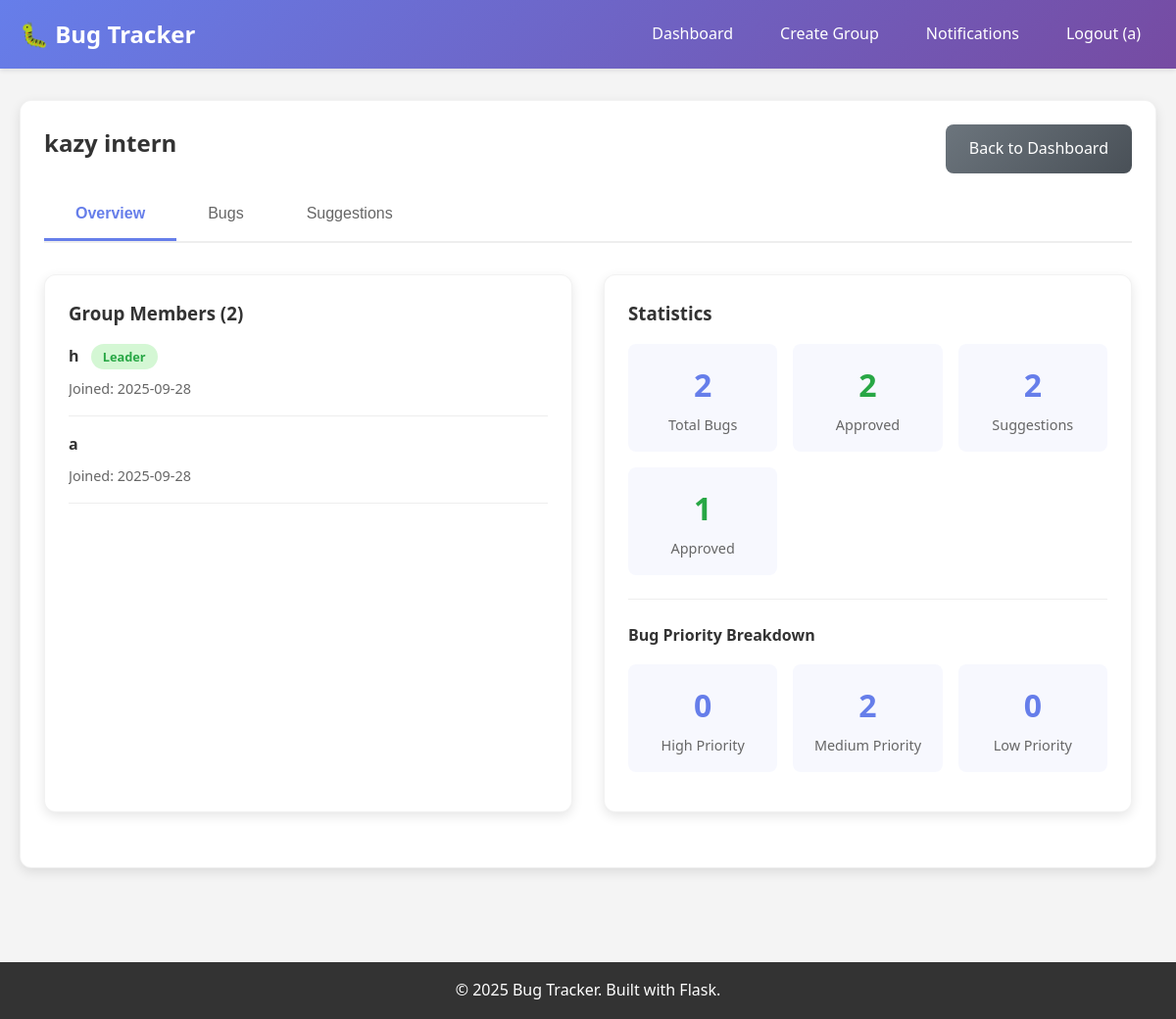
The page /group/1 (signed in) on the database its author committed.
### tables this page shows
CREATE TABLE groups (
            id INTEGER PRIMARY KEY AUTOINCREMENT,
            name TEXT NOT NULL,
            description TEXT,
            leader_id INTEGER NOT NULL,
            created_at TIMESTAMP DEFAULT CURRENT_TIMESTAMP,
            FOREIGN KEY (leader_id) REFERENCES users (id)
        );

CREATE TABLE memberships (
            id INTEGER PRIMARY KEY AUTOINCREMENT,
            user_id INTEGER NOT NULL,
            group_id INTEGER NOT NULL,
            joined_at TIMESTAMP DEFAULT CURRENT_TIMESTAMP,
            FOREIGN KEY (user_id) REFERENCES users (id),
            FOREIGN KEY (group_id) REFERENCES groups (id),
            UNIQUE(user_id, group_id)
        );

CREATE TABLE users (
            id INTEGER PRIMARY KEY AUTOINCREMENT,
            username TEXT UNIQUE NOT NULL,
            email TEXT UNIQUE NOT NULL,
            password_hash TEXT NOT NULL,
            created_at TIMESTAMP DEFAULT CURRENT_TIMESTAMP
        , reset_token TEXT, reset_token_expires TIMESTAMP);

### app.py (the view)
@app.route('/group/<int:group_id>')
def group_detail(group_id):
    if 'user_id' not in session:
        return redirect(url_for('login'))
    conn = get_db_connection()
    membership = conn.execute(
        'SELECT * FROM memberships WHERE user_id = ? AND group_id = ?',
        (session['user_id'], group_id)
    ).fetchone()
    if not membership:
        flash('You are not a member of this group!', 'error')
        conn.close()
        return redirect(url_for('dashboard'))
    group = conn.execute(
        'SELECT g.*, u.username as leader_name FROM groups g JOIN users u ON g.leader_id = u.id WHERE g.id = ?',
        (group_id,)
    ).fetchone()
    members = conn.execute('''
        SELECT u.id as user_id, u.username, m.joined_at,
               CASE WHEN gl.user_id IS NOT NULL THEN gl.user_id ELSE NULL END as is_leader
        FROM memberships m
        JOIN users u ON m.user_id = u.id
        LEFT JOIN group_leaders gl ON m.user_id = gl.user_id AND m.group_id = gl.group_id
        WHERE m.group_id = ?
        ORDER BY gl.user_id DESC NULLS LAST, u.username
    ''', (group_id,)).fetchall()
    bugs = conn.execute('''
        SELECT b.*, u.username as reporter_name, approver.username as approved_by_name
        FROM bugs b
        JOIN users u ON b.reporter_id = u.id
        LEFT JOIN users approver ON b.approved_by = approver.id
        WHERE b.group_id = ?
        ORDER BY b.created_at DESC
    ''', (group_id,)).fetchall()
    suggestions = conn.execute('''
        SELECT s.*, u.username as author_name, reviewer.username as reviewed_by_name
        FROM suggestions s
        JOIN users u ON s.author_id = u.id
        LEFT JOIN users reviewer ON s.reviewed_by = reviewer.id
        WHERE s.group_id = ?
        ORDER BY s.created_at DESC
    ''', (group_id,)).fetchall()
    is_leader = is_group_leader(session['user_id'], group_id)
    conn.close()
    return render_template('group_detail.html',
                         group=group, members=members, bugs=bugs,
                         suggestions=suggestions, is_leader=is_leader)

### app.py (called while the page is built)
def get_db_connection():
    conn = sqlite3.connect('bug_tracker.db')
    conn.row_factory = sqlite3.Row
    return conn

def is_group_leader(user_id, group_id):
    conn = get_db_connection()
    leader = conn.execute(
        'SELECT id FROM group_leaders WHERE user_id = ? AND group_id = ?',
        (user_id, group_id)
    ).fetchone()
    conn.close()
    return leader is not None

### templates/group_detail.html (shortened to what this page needs)
{% extends "base.html" %}
{% block content %}
<div class="card">
    <div class="item-header">
        <div>
            <h2>{{ group.name }}</h2>
        </div>
        <a href="{{ url_for('dashboard') }}" class="btn btn-secondary">Back to Dashboard</a>
    </div>
    <div class="tabs">
        <button class="tab active" onclick="showTab(event, 'overview')">Overview</button>
        <button class="tab" onclick="showTab(event, 'bugs')">Bugs</button>
        <button class="tab" onclick="showTab(event, 'suggestions')">Suggestions</button>
    </div>
    <div id="overview" class="tab-content active">
        <div class="grid grid-2">
            <div class="card">
                <h3>Group Members ({{ members|length }})</h3>
                <div style="max-height: 400px; overflow-y: auto;">
                    {% for member in members %}
                    <div style="padding: 1rem 0; border-bottom: 1px solid #eee; display: flex; justify-content: space-between; align-items: center;">
                        <div>
                            <strong>{{ member.username }}</strong>
                            {% if member.is_leader %}
                                <span class="status-approved" style="font-size: 0.8rem; margin-left: 0.5rem;">Leader</span>
                            {% endif %}
                            <div class="file-info">Joined: {{ member.joined_at[:10] }}</div>
                        </div>
                    </div>
                    {% endfor %}
                </div>
            </div>
            <div class="card">
                <h3>Statistics</h3>
                <div class="stats-grid">
                    <div class="stat-item">
                        <span class="stat-number">{{ bugs|length }}</span>
                        <div class="stat-label">Total Bugs</div>
                    </div>
                    <div class="stat-item">
                        <span class="stat-number" style="color: #28a745;">{{ bugs|selectattr('status', 'equalto', 'approved')|list|length }}</span>
                        <div class="stat-label">Approved</div>
                    </div>
                    <div class="stat-item">
                        <span class="stat-number">{{ suggestions|length }}</span>
                        <div class="stat-label">Suggestions</div>
                    </div>
                    <div class="stat-item">
                        <span class="stat-number" style="color: #28a745;">{{ suggestions|selectattr('status', 'equalto', 'approved')|list|length }}</span>
                        <div class="stat-label">Approved</div>
                    </div>
                </div>
                <div style="margin-top: 1.5rem; padding-top: 1.5rem; border-top: 1px solid #eee;">
                    <h4>Bug Priority Breakdown</h4>
                    <div class="stats-grid">
                        <div class="stat-item">
                            <span class="stat-number priority-high">{{ bugs|selectattr('priority', 'equalto', 'high')|list|length }}</span>
                            <div class="stat-label">High Priority</div>
                        </div>
                        <div class="stat-item">
                            <span class="stat-number priority-medium">{{ bugs|selectattr('priority', 'equalto', 'medium')|list|length }}</span>
                            <div class="stat-label">Medium Priority</div>
                        </div>
                        <div class="stat-item">
                            <span class="stat-number priority-low">{{ bugs|selectattr('priority', 'equalto', 'low')|list|length }}</span>
                            <div class="stat-label">Low Priority</div>
                        </div>
                    </div>
                </div>
            </div>
        </div>
    </div>
</div>
{% endblock %}

### templates/base.html (style rules this page uses)
* { margin: 0; padding: 0; box-sizing: border-box; }
body { font-family: 'Segoe UI', Tahoma, Geneva, Verdana, sans-serif; line-height: 1.6; color: #333; background-color: #f4f4f4; font-size: 16px; }
.card { background: white; padding: 1.5rem; border-radius: 12px; box-shadow: 0 4px 12px rgba(0,0,0,0.1); margin-bottom: 2rem; border: 1px solid rgba(0,0,0,0.05); }
.btn { background: linear-gradient(135deg, #667eea 0%, #764ba2 100%); color: white; padding: 0.75rem 1.5rem; border: none; border-radius: 8px; cursor: pointer; text-decoration: none; display: inline-block; font-size: 1rem; font-weight: 500; transition: all 0.3s; text-align: center; min-width: 120px; }
.btn-secondary { background: linear-gradient(135deg, #6c757d 0%, #495057 100%); }
.grid { display: grid; gap: 2rem; }
.grid-2 { grid-template-columns: repeat(auto-fit, minmax(300px, 1fr)); }
.status-approved { color: #28a745; font-weight: bold; background: #d4f7d4; padding: 0.25rem 0.75rem; border-radius: 20px; font-size: 0.85rem; }
.priority-high { color: #dc3545; font-weight: bold; }
.priority-medium { color: #ffc107; font-weight: bold; }
.priority-low { color: #28a745; font-weight: bold; }
.item-header { display: flex; justify-content: space-between; align-items: flex-start; margin-bottom: 1rem; gap: 1rem; }
.tabs { display: flex; margin-bottom: 2rem; border-bottom: 2px solid #eee; overflow-x: auto; }
.tab { padding: 1rem 2rem; background: none; border: none; cursor: pointer; font-size: 1rem; border-bottom: 3px solid transparent; transition: all 0.3s; white-space: nowrap; color: #666; }
.tab.active { border-bottom-color: #667eea; color: #667eea; font-weight: 600; }
.tab-content { display: none; animation: fadeIn 0.3s ease; }
.tab-content.active { display: block; }
.file-info { font-size: 0.9rem; color: #666; margin-top: 0.5rem; display: flex; align-items: center; gap: 0.5rem; }
.stats-grid { display: grid; grid-template-columns: repeat(auto-fit, minmax(120px, 1fr)); gap: 1rem; margin: 1rem 0; }
.stat-item { text-align: center; padding: 1rem; background: rgba(102, 126, 234, 0.05); border-radius: 8px; }
.stat-number { font-size: 2rem; font-weight: bold; color: #667eea; display: block; }
.stat-label { font-size: 0.9rem; color: #666; margin-top: 0.25rem; }

### rows shown on the page
groups: name "kazy intern"
memberships: username "h", shows "Leader", joined_at "2025-09-28"
memberships: username "a", joined_at "2025-09-28"

### other values the page prints
{{ session.username }} "a"
{{ members|length }} "2"
{{ bugs|length }} "2"
{{ bugs|selectattr('status', 'equalto', 'approved')|list|length }} "2"
{{ suggestions|length }} "2"
{{ suggestions|selectattr('status', 'equalto', 'approved')|list|length }} "1"
{{ bugs|selectattr('priority', 'equalto', 'high')|list|length }} "0"
{{ bugs|selectattr('priority', 'equalto', 'medium')|list|length }} "2"
{{ bugs|selectattr('priority', 'equalto', 'low')|list|length }} "0"
